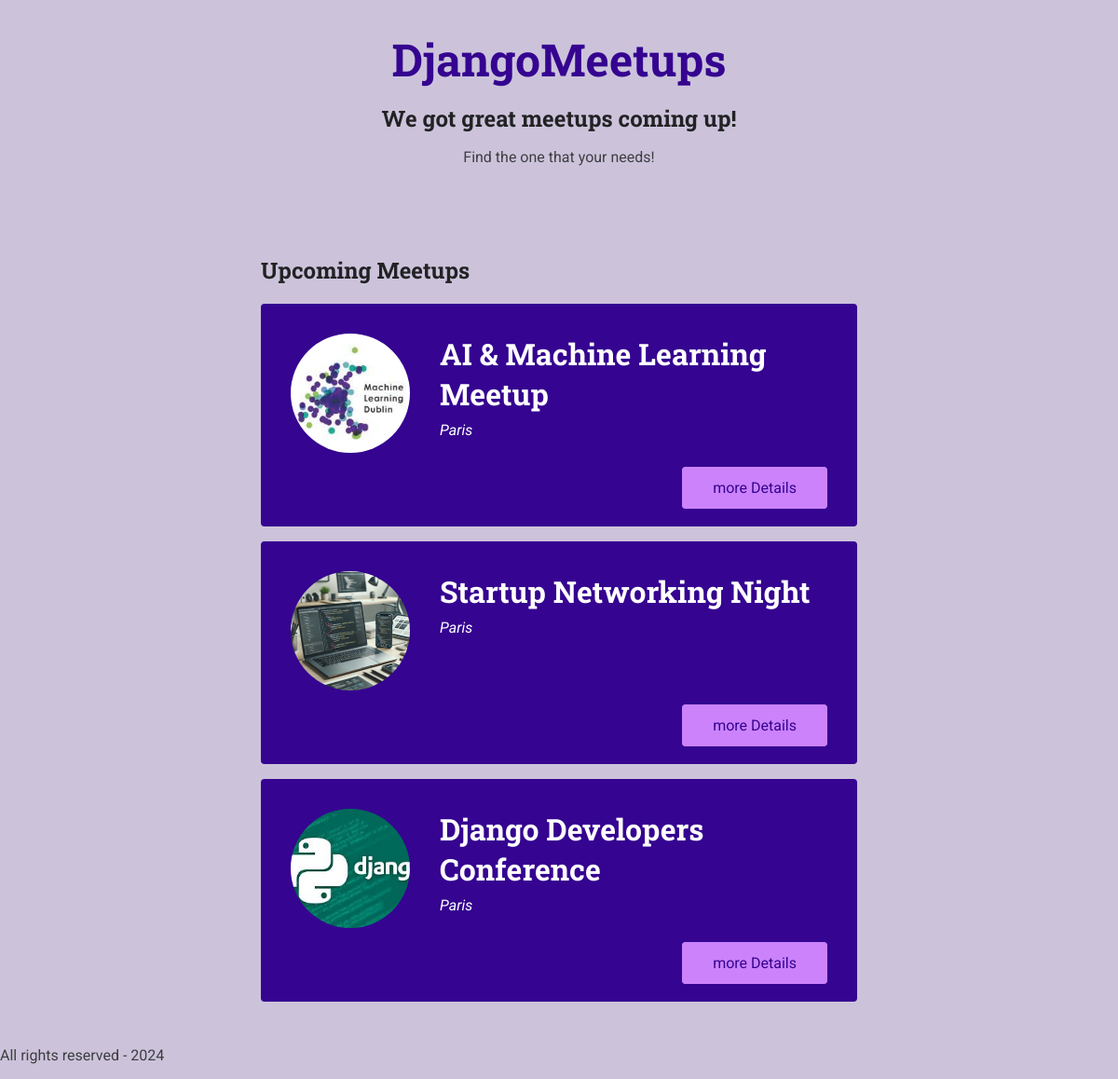
The app's page /meetups/ with its own data.
### meetups/models.py (models this page shows, shortened)
class Meetup(models.Model):
    title = models.CharField(max_length=200)
    organizer_email =models.EmailField()
    organizer_name = models.CharField(max_length=200)
    date = models.DateField()
    slug = models.SlugField(unique=True)
    description = models.TextField()
    image = models.ImageField(upload_to='images/')
    location = models.ForeignKey(Location,on_delete=models.CASCADE)
    participants = models.ManyToManyField(Participant,blank=True)

### meetups/views.py (the view)
# urls.py: path("meetups/", index, name="index"), # our-domain.com/meetups
def index(request):
    meetups = Meetup.objects.all()
    return render(request, 'meetups/index.html', {
        'meetups': meetups,
    })

### meetups/templates/meetups/index.html (shortened to what this page needs)
{% extends "meetups/base/base.html" %}
{% load static %}
{% block css_file %}
  <link rel="stylesheet" href="{% static 'meetups/styles/all-meetups.css' %}">
{% endblock css_file %}
        {% block main_heading %}We got great meetups coming up!{% endblock main_heading %}
        {% block header_content %}
        <p>Find the one that your needs!</p>
        {% endblock header_content %}
        {% block content %}
        <section>
            <h2>Upcoming Meetups</h2>
            <ol>
                   {% for meetup in meetups %}
                          {% include "meetups/includes/meetup-item.html" with title=meetup.title location='Paris' slug=meetup.slug imageUrl=meetup.image.url%}
                    {% endfor %}
            </ol>
        </section>
{% endblock content %}

### meetups/templates/meetups/includes/meetup-item.html
 <li class="meetup-item">
                            <article>
                                <div class="meetup-summary">
                                    <div class="meetup-image">
                                        <img src="{{imageUrl}}" alt="{{ title }}">
                                    </div>
                                    <div class="meetup-details">
                                        <h3>{{ title }}</h3>
                                        <address>{{ location }}</address>
                                    </div>
                                </div>
                                <div class="meetup-actions">
                                    <a href="{% url 'meetup-details' slug %}" class="btn">more Details</a>
                                </div>
                            </article>
                         </li>

### meetups/static/meetups/styles/base.css (style rules this page uses)
* { box-sizing: border-box; }
body { font-family: 'Roboto', sans-serif; margin: 0; background-color: #ccc3db; color: #3e3e41; }
h1, h2, h3 { font-family: 'Roboto Slab', sans-serif; color: #222224; }
button, .btn { cursor: pointer; font: inherit; padding: 0.5rem 1.5rem; background-color: #350490; border: 1px solid #350490; color: white; border-radius: 4px; text-decoration: none; }

### meetups/static/meetups/styles/all-meetups.css (style rules this page uses)
section { max-width: 40rem; margin: 3rem auto; }
ol { list-style: none; margin: 0; padding: 0; }
.meetup-item { margin: 1rem 0; background-color: #350490; padding: 2rem; color: white; border-radius: 4px; }
.meetup-summary { display: flex; align-items: flex-start; }
.meetup-image { margin-right: 2rem; }
.meetup-image img { width: 8rem; height: 8rem; object-fit: cover; border-radius: 50%; }
.meetup-details h3 { color: inherit; margin-top: 0; margin-bottom: 0.5rem; font-size: 2rem; }
.meetup-details address { font-style: italic; }
.meetup-actions { margin-top: 1.5rem; text-align: right; }
.meetup-actions .btn { background-color: #cb82fb; border-color: #cb82fb; color: #350490; padding: 0.75rem 2rem; }

### records on screen
Meetup: shows a picture, title "AI & Machine Learning Meetup", location "Paris"
Meetup: shows a picture, title "Startup Networking Night", location "Paris"
Meetup: shows a picture, title "Django Developers Conference", location "Paris"
